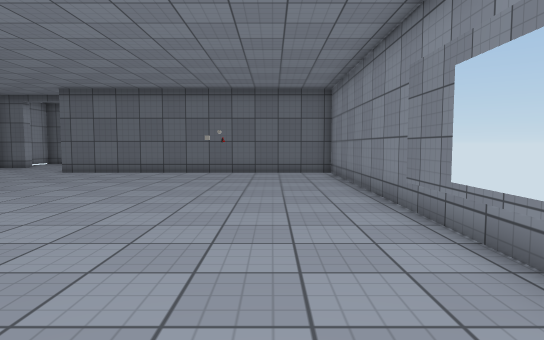
[1] (above)

12 first-person views from a walk through a Unity game level. The camera is 1.2 m above the floor, tilts 4° down and sees 75° across. Doors are open. The floor is counted in squares, 1 m on a side. Each view is taken from the middle of a square. On the plan, view 1 faces up. The plan holds only what a view shows up to about 14 squares ahead; the rest is blank. The place goes on beyond the plan. Some surface patterns are stand-ins.

[2]
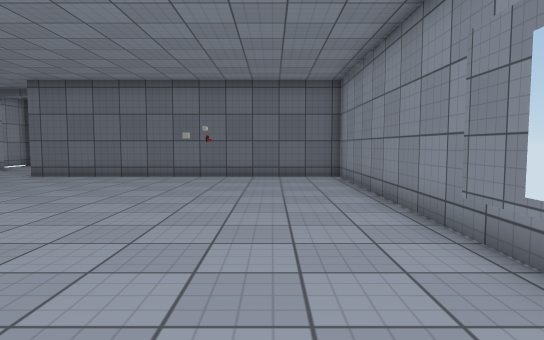

[3]
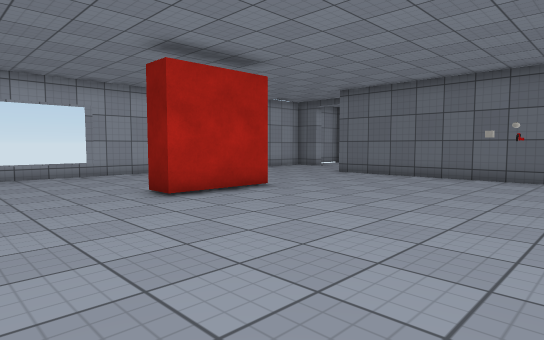

[4]
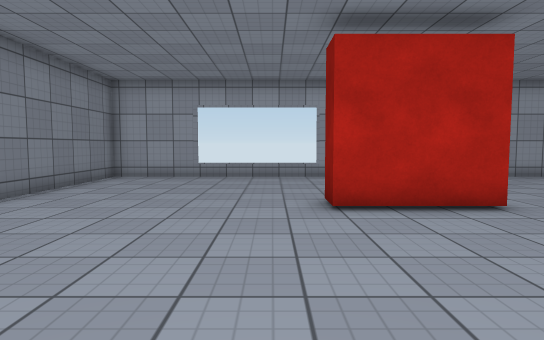

[5]
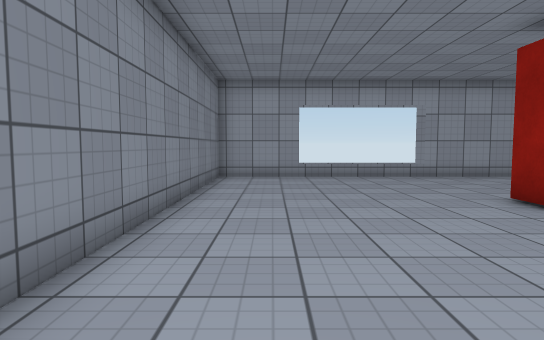

[6]
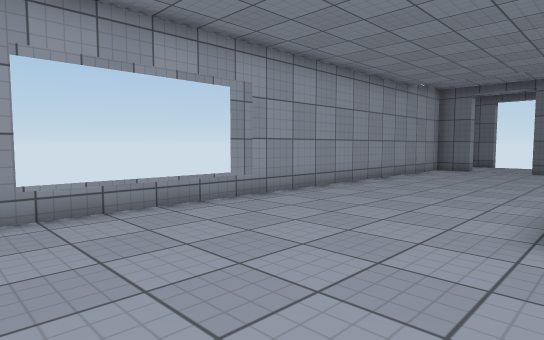

[7]
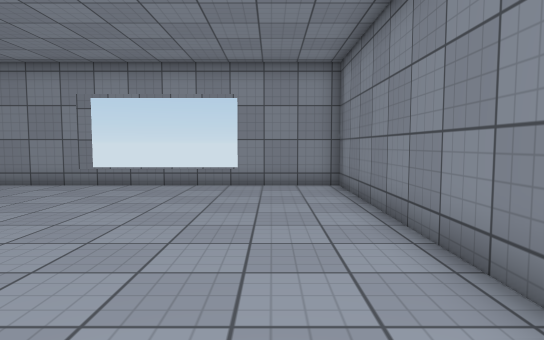

[8]
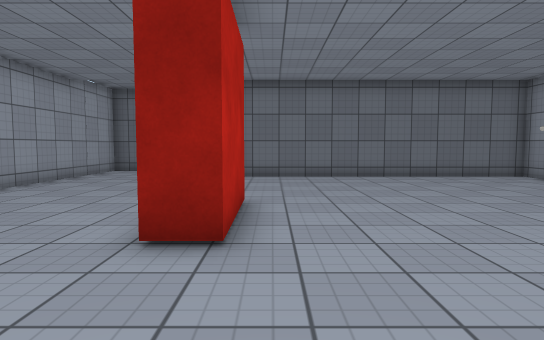

[9]
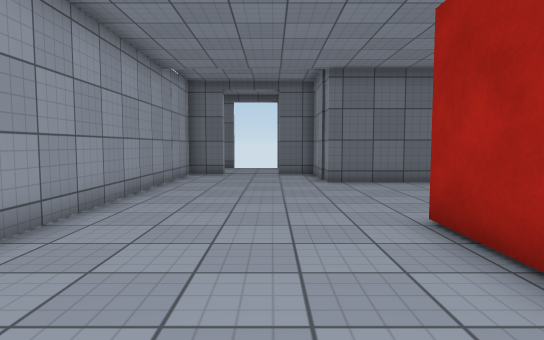

[10]
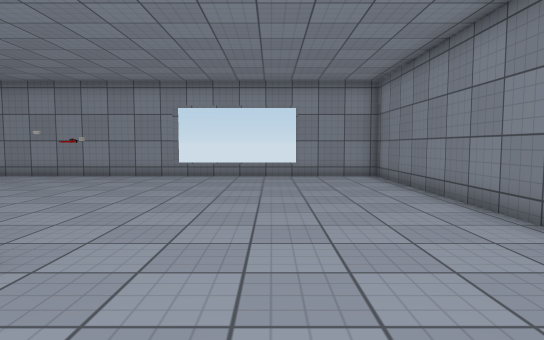

[11]
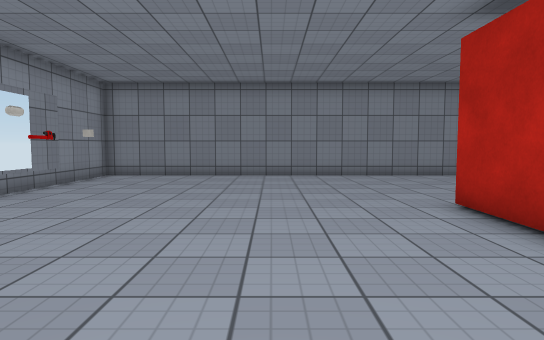

[12]
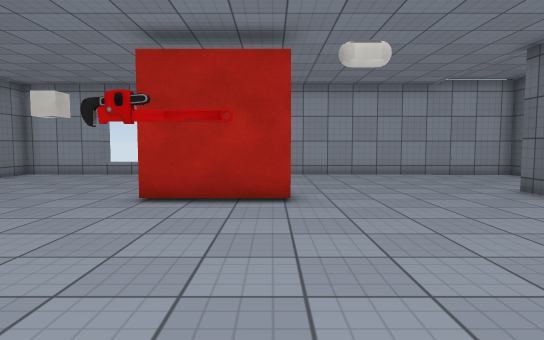

### Floor plan
Points are (right, up) in squares from view 1. A wall is a line through its corners. A room is listed if a view was taken in it or the views show most of it. See-through windows are left out.
Room 1 (views 1, 2, 3, 4, 5, 6, 7, 8, 9, 10, 11, 12)
walls: (-7.6, 9.5) (-7.6, 6.1) (-8.6, 6.1); (-8.6, 7.1) (-8.6, 9.5); (2.6, 6.5) (2.6, 15.5) (-9.3, 15.5) (-9.3, 18); (-15.3, 7.6) (-15.3, 6.5); (3.5, 6.5) (3.5, 9.1); (-14.5, 2.1) (-14.5, -1) (2.6, -1) (2.6, 2.5); (3.5, 0.5) (3.5, 2.5); (-14.5, 18) (-14.5, 6.8)
ways out: gap at (-15, 2); gap at (-15, 7); gap at (3, 2); gap at (3, 7)
objects: other object (-1, 9)

Positions as (right, up) in squares from view 1, and headings:
1: (0, 0), facing up
2: (0, 2), facing up
3: (0, 2), facing up-left
4: (-1, 5), facing left
5: (-1, 1), facing left
6: (-8, 1), facing up-left
7: (-8, 1), facing right
8: (-7, 2), facing up
9: (-11, 4), facing up
10: (-11, 3), facing right
11: (-4, 13), facing down
12: (0, 9), facing left
